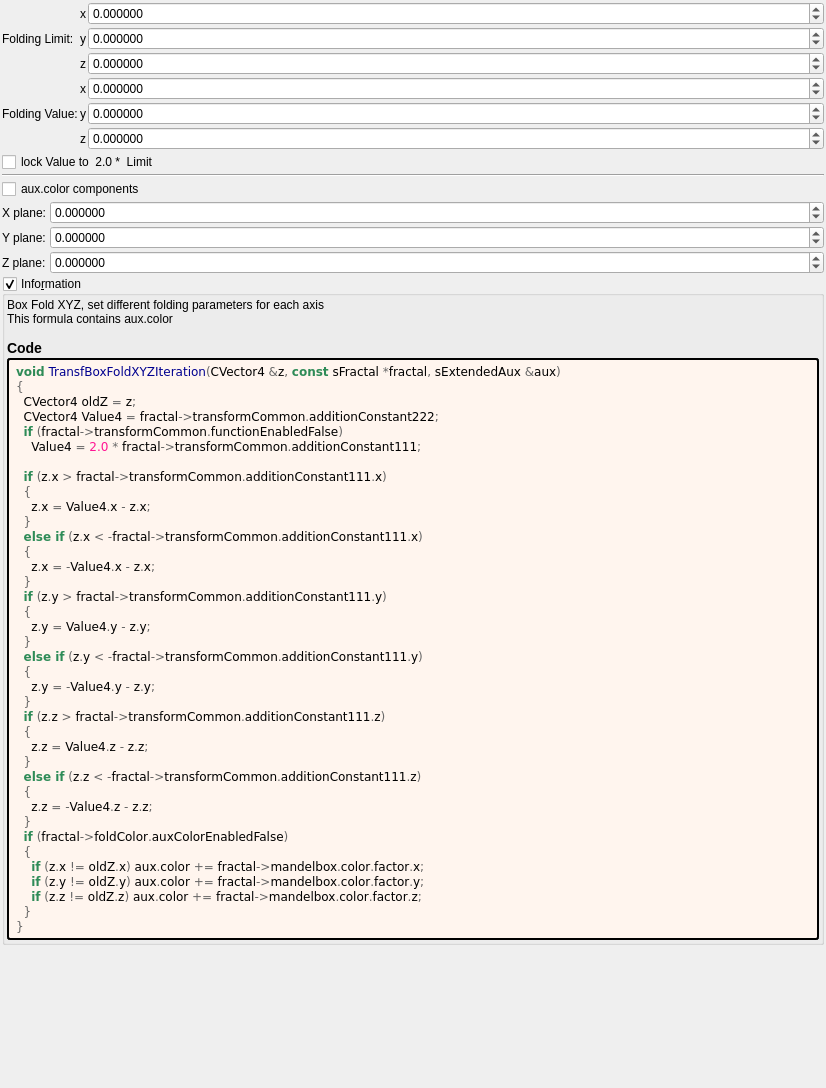
<?xml version="1.0" encoding="UTF-8"?>
<ui version="4.0">
 <class>transf_box_fold_xyz</class>
 <widget class="QWidget" name="Form">
  <property name="geometry">
   <rect>
    <x>0</x>
    <y>0</y>
    <width>826</width>
    <height>1088</height>
   </rect>
  </property>
  <property name="windowTitle">
   <string notr="true">transf_box_fold_xyz</string>
  </property>
  <layout class="QVBoxLayout" name="verticalLayout">
   <property name="spacing">
    <number>2</number>
   </property>
   <property name="leftMargin">
    <number>2</number>
   </property>
   <property name="topMargin">
    <number>2</number>
   </property>
   <property name="rightMargin">
    <number>2</number>
   </property>
   <property name="bottomMargin">
    <number>2</number>
   </property>
   <item>
    <layout class="QGridLayout" name="gridLayout_61" columnstretch="0,0,0,1">
     <property name="spacing">
      <number>2</number>
     </property>
     <item row="0" column="2">
      <widget class="QLabel" name="label_167">
       <property name="text">
        <string notr="true">x</string>
       </property>
      </widget>
     </item>
     <item row="1" column="1">
      <widget class="QLabel" name="label_185">
       <property name="text">
        <string>Folding Limit:</string>
       </property>
      </widget>
     </item>
     <item row="0" column="3">
      <widget class="MyDoubleSpinBox" name="spinbox3_transf_addition_constant_111_x">
       <property name="sizePolicy">
        <sizepolicy hsizetype="Minimum" vsizetype="Maximum">
         <horstretch>0</horstretch>
         <verstretch>0</verstretch>
        </sizepolicy>
       </property>
       <property name="prefix">
        <string/>
       </property>
       <property name="suffix">
        <string/>
       </property>
       <property name="decimals">
        <number>6</number>
       </property>
       <property name="minimum">
        <double>-99.989999999999995</double>
       </property>
       <property name="maximum">
        <double>99.989999999999995</double>
       </property>
       <property name="singleStep">
        <double>0.100000000000000</double>
       </property>
      </widget>
     </item>
     <item row="2" column="3">
      <widget class="MyDoubleSpinBox" name="spinbox3_transf_addition_constant_111_z">
       <property name="sizePolicy">
        <sizepolicy hsizetype="Minimum" vsizetype="Maximum">
         <horstretch>0</horstretch>
         <verstretch>0</verstretch>
        </sizepolicy>
       </property>
       <property name="prefix">
        <string/>
       </property>
       <property name="suffix">
        <string/>
       </property>
       <property name="decimals">
        <number>6</number>
       </property>
       <property name="minimum">
        <double>-99.989999999999995</double>
       </property>
       <property name="maximum">
        <double>99.989999999999995</double>
       </property>
       <property name="singleStep">
        <double>0.100000000000000</double>
       </property>
      </widget>
     </item>
     <item row="4" column="1">
      <widget class="QLabel" name="label_189">
       <property name="text">
        <string>Folding Value:</string>
       </property>
      </widget>
     </item>
     <item row="5" column="3">
      <widget class="MyDoubleSpinBox" name="spinbox3_transf_addition_constant_222_z">
       <property name="sizePolicy">
        <sizepolicy hsizetype="Minimum" vsizetype="Maximum">
         <horstretch>0</horstretch>
         <verstretch>0</verstretch>
        </sizepolicy>
       </property>
       <property name="prefix">
        <string/>
       </property>
       <property name="suffix">
        <string/>
       </property>
       <property name="decimals">
        <number>6</number>
       </property>
       <property name="minimum">
        <double>-99.989999999999995</double>
       </property>
       <property name="maximum">
        <double>99.989999999999995</double>
       </property>
       <property name="singleStep">
        <double>0.100000000000000</double>
       </property>
      </widget>
     </item>
     <item row="1" column="2">
      <widget class="QLabel" name="label_165">
       <property name="text">
        <string notr="true">y</string>
       </property>
      </widget>
     </item>
     <item row="4" column="2">
      <widget class="QLabel" name="label_162">
       <property name="text">
        <string notr="true">y</string>
       </property>
      </widget>
     </item>
     <item row="3" column="3">
      <widget class="MyDoubleSpinBox" name="spinbox3_transf_addition_constant_222_x">
       <property name="sizePolicy">
        <sizepolicy hsizetype="Minimum" vsizetype="Maximum">
         <horstretch>0</horstretch>
         <verstretch>0</verstretch>
        </sizepolicy>
       </property>
       <property name="prefix">
        <string/>
       </property>
       <property name="suffix">
        <string/>
       </property>
       <property name="decimals">
        <number>6</number>
       </property>
       <property name="minimum">
        <double>-99.989999999999995</double>
       </property>
       <property name="maximum">
        <double>99.989999999999995</double>
       </property>
       <property name="singleStep">
        <double>0.100000000000000</double>
       </property>
      </widget>
     </item>
     <item row="3" column="2">
      <widget class="QLabel" name="label_160">
       <property name="text">
        <string notr="true">x</string>
       </property>
      </widget>
     </item>
     <item row="5" column="2">
      <widget class="QLabel" name="label_163">
       <property name="text">
        <string notr="true">z</string>
       </property>
      </widget>
     </item>
     <item row="4" column="3">
      <widget class="MyDoubleSpinBox" name="spinbox3_transf_addition_constant_222_y">
       <property name="sizePolicy">
        <sizepolicy hsizetype="Minimum" vsizetype="Maximum">
         <horstretch>0</horstretch>
         <verstretch>0</verstretch>
        </sizepolicy>
       </property>
       <property name="prefix">
        <string/>
       </property>
       <property name="suffix">
        <string/>
       </property>
       <property name="decimals">
        <number>6</number>
       </property>
       <property name="minimum">
        <double>-99.989999999999995</double>
       </property>
       <property name="maximum">
        <double>99.989999999999995</double>
       </property>
       <property name="singleStep">
        <double>0.100000000000000</double>
       </property>
      </widget>
     </item>
     <item row="2" column="2">
      <widget class="QLabel" name="label_161">
       <property name="text">
        <string notr="true">z</string>
       </property>
      </widget>
     </item>
     <item row="1" column="3">
      <widget class="MyDoubleSpinBox" name="spinbox3_transf_addition_constant_111_y">
       <property name="sizePolicy">
        <sizepolicy hsizetype="Minimum" vsizetype="Maximum">
         <horstretch>0</horstretch>
         <verstretch>0</verstretch>
        </sizepolicy>
       </property>
       <property name="prefix">
        <string/>
       </property>
       <property name="suffix">
        <string/>
       </property>
       <property name="decimals">
        <number>6</number>
       </property>
       <property name="minimum">
        <double>-99.989999999999995</double>
       </property>
       <property name="maximum">
        <double>99.989999999999995</double>
       </property>
       <property name="singleStep">
        <double>0.100000000000000</double>
       </property>
      </widget>
     </item>
    </layout>
   </item>
   <item>
    <widget class="MyCheckBox" name="checkBox_transf_function_enabled_false">
     <property name="text">
      <string notr="true">lock Value to  2.0 *  Limit</string>
     </property>
    </widget>
   </item>
   <item>
    <widget class="Line" name="line_30">
     <property name="orientation">
      <enum>Qt::Horizontal</enum>
     </property>
    </widget>
   </item>
   <item>
    <layout class="QGridLayout" name="gridLayout_13" columnstretch="0,0,1">
     <property name="spacing">
      <number>2</number>
     </property>
     <item row="5" column="2">
      <widget class="MyDoubleSpinBox" name="spinbox3_mandelbox_color_z">
       <property name="sizePolicy">
        <sizepolicy hsizetype="Minimum" vsizetype="Maximum">
         <horstretch>0</horstretch>
         <verstretch>0</verstretch>
        </sizepolicy>
       </property>
       <property name="prefix">
        <string/>
       </property>
       <property name="suffix">
        <string/>
       </property>
       <property name="decimals">
        <number>6</number>
       </property>
       <property name="minimum">
        <double>-100.000000000000000</double>
       </property>
       <property name="maximum">
        <double>100.000000000000000</double>
       </property>
       <property name="singleStep">
        <double>0.100000000000000</double>
       </property>
      </widget>
     </item>
     <item row="3" column="0">
      <widget class="QLabel" name="label_25">
       <property name="text">
        <string>X plane:</string>
       </property>
      </widget>
     </item>
     <item row="3" column="2">
      <widget class="MyDoubleSpinBox" name="spinbox3_mandelbox_color_x">
       <property name="sizePolicy">
        <sizepolicy hsizetype="Minimum" vsizetype="Maximum">
         <horstretch>0</horstretch>
         <verstretch>0</verstretch>
        </sizepolicy>
       </property>
       <property name="prefix">
        <string/>
       </property>
       <property name="suffix">
        <string/>
       </property>
       <property name="decimals">
        <number>6</number>
       </property>
       <property name="minimum">
        <double>-100.000000000000000</double>
       </property>
       <property name="maximum">
        <double>100.000000000000000</double>
       </property>
       <property name="singleStep">
        <double>0.100000000000000</double>
       </property>
      </widget>
     </item>
     <item row="4" column="0">
      <widget class="QLabel" name="label_26">
       <property name="text">
        <string>Y plane:</string>
       </property>
      </widget>
     </item>
     <item row="5" column="0">
      <widget class="QLabel" name="label_30">
       <property name="text">
        <string>Z plane:</string>
       </property>
      </widget>
     </item>
     <item row="4" column="2">
      <widget class="MyDoubleSpinBox" name="spinbox3_mandelbox_color_y">
       <property name="sizePolicy">
        <sizepolicy hsizetype="Minimum" vsizetype="Maximum">
         <horstretch>0</horstretch>
         <verstretch>0</verstretch>
        </sizepolicy>
       </property>
       <property name="prefix">
        <string/>
       </property>
       <property name="suffix">
        <string/>
       </property>
       <property name="decimals">
        <number>6</number>
       </property>
       <property name="minimum">
        <double>-100.000000000000000</double>
       </property>
       <property name="maximum">
        <double>100.000000000000000</double>
       </property>
       <property name="singleStep">
        <double>0.100000000000000</double>
       </property>
      </widget>
     </item>
     <item row="2" column="0" colspan="3">
      <widget class="MyCheckBox" name="checkBox_fold_color_aux_color_enabled_false">
       <property name="text">
        <string notr="true">aux.color components</string>
       </property>
      </widget>
     </item>
    </layout>
   </item>
   <item>
    <widget class="MyGroupBox" name="groupCheck_info">
     <property name="title">
      <string>Info&amp;rmation</string>
     </property>
     <property name="flat">
      <bool>false</bool>
     </property>
     <property name="checkable">
      <bool>true</bool>
     </property>
     <layout class="QVBoxLayout" name="verticalLayout_2">
      <property name="spacing">
       <number>2</number>
      </property>
      <property name="leftMargin">
       <number>2</number>
      </property>
      <property name="topMargin">
       <number>2</number>
      </property>
      <property name="rightMargin">
       <number>2</number>
      </property>
      <property name="bottomMargin">
       <number>2</number>
      </property>
      <item>
       <widget class="QLabel" name="label_information_general">
        <property name="text">
         <string notr="true">&lt;p&gt;Box Fold XYZ, set different folding parameters for each axis&lt;br&gt;This formula contains aux.color&lt;/p&gt;&lt;table&gt;
&lt;/table&gt;
&lt;h3&gt;Code&lt;/h3&gt;</string>
        </property>
        <property name="wordWrap">
         <bool>true</bool>
        </property>
        <property name="openExternalLinks">
         <bool>true</bool>
        </property>
        <property name="textInteractionFlags">
         <set>Qt::LinksAccessibleByMouse|Qt::TextSelectableByMouse</set>
        </property>
       </widget>
      </item>
      <item>
       <widget class="QLabel" name="label_code_content">
        <property name="styleSheet">
         <string notr="true">border-style: outset; border-width: 2px; border-radius: 3px; border-color: black; background-color: #fff5ee; padding: 4px;</string>
        </property>
        <property name="text">
         <string notr="true">&lt;body style=&quot;background-color:#fff5ee&quot;&gt;
&lt;pre style=&quot;color:#000000; background-color:#fff5ee;  font-family:'Courier New',monospace;&quot;&gt;&lt;span style=&quot;color:#2e8b57; font-weight:bold&quot;&gt;void&lt;/span&gt; &lt;span style=&quot;color:#00008f&quot;&gt;TransfBoxFoldXYZIteration&lt;/span&gt;&lt;span style=&quot;color:#676767&quot;&gt;(&lt;/span&gt;CVector4 &lt;span style=&quot;color:#676767&quot;&gt;&amp;amp;&lt;/span&gt;z&lt;span style=&quot;color:#676767&quot;&gt;,&lt;/span&gt; &lt;span style=&quot;color:#2e8b57; font-weight:bold&quot;&gt;const&lt;/span&gt; sFractal &lt;span style=&quot;color:#676767&quot;&gt;*&lt;/span&gt;fractal&lt;span style=&quot;color:#676767&quot;&gt;,&lt;/span&gt; sExtendedAux &lt;span style=&quot;color:#676767&quot;&gt;&amp;amp;&lt;/span&gt;aux&lt;span style=&quot;color:#676767&quot;&gt;)&lt;/span&gt;
&lt;span style=&quot;color:#676767&quot;&gt;{&lt;/span&gt;
  CVector4 oldZ &lt;span style=&quot;color:#676767&quot;&gt;=&lt;/span&gt; z&lt;span style=&quot;color:#676767&quot;&gt;;&lt;/span&gt;
  CVector4 Value4 &lt;span style=&quot;color:#676767&quot;&gt;=&lt;/span&gt; fractal&lt;span style=&quot;color:#676767&quot;&gt;-&amp;gt;&lt;/span&gt;transformCommon&lt;span style=&quot;color:#676767&quot;&gt;.&lt;/span&gt;additionConstant222&lt;span style=&quot;color:#676767&quot;&gt;;&lt;/span&gt;
  &lt;span style=&quot;color:#2e8b57; font-weight:bold&quot;&gt;if&lt;/span&gt; &lt;span style=&quot;color:#676767&quot;&gt;(&lt;/span&gt;fractal&lt;span style=&quot;color:#676767&quot;&gt;-&amp;gt;&lt;/span&gt;transformCommon&lt;span style=&quot;color:#676767&quot;&gt;.&lt;/span&gt;functionEnabledFalse&lt;span style=&quot;color:#676767&quot;&gt;)&lt;/span&gt;
    Value4 &lt;span style=&quot;color:#676767&quot;&gt;=&lt;/span&gt; &lt;span style=&quot;color:#ff1493&quot;&gt;2.0&lt;/span&gt; &lt;span style=&quot;color:#676767&quot;&gt;*&lt;/span&gt; fractal&lt;span style=&quot;color:#676767&quot;&gt;-&amp;gt;&lt;/span&gt;transformCommon&lt;span style=&quot;color:#676767&quot;&gt;.&lt;/span&gt;additionConstant111&lt;span style=&quot;color:#676767&quot;&gt;;&lt;/span&gt;

  &lt;span style=&quot;color:#2e8b57; font-weight:bold&quot;&gt;if&lt;/span&gt; &lt;span style=&quot;color:#676767&quot;&gt;(&lt;/span&gt;z&lt;span style=&quot;color:#676767&quot;&gt;.&lt;/span&gt;x &lt;span style=&quot;color:#676767&quot;&gt;&amp;gt;&lt;/span&gt; fractal&lt;span style=&quot;color:#676767&quot;&gt;-&amp;gt;&lt;/span&gt;transformCommon&lt;span style=&quot;color:#676767&quot;&gt;.&lt;/span&gt;additionConstant111&lt;span style=&quot;color:#676767&quot;&gt;.&lt;/span&gt;x&lt;span style=&quot;color:#676767&quot;&gt;)&lt;/span&gt;
  &lt;span style=&quot;color:#676767&quot;&gt;{&lt;/span&gt;
    z&lt;span style=&quot;color:#676767&quot;&gt;.&lt;/span&gt;x &lt;span style=&quot;color:#676767&quot;&gt;=&lt;/span&gt; Value4&lt;span style=&quot;color:#676767&quot;&gt;.&lt;/span&gt;x &lt;span style=&quot;color:#676767&quot;&gt;-&lt;/span&gt; z&lt;span style=&quot;color:#676767&quot;&gt;.&lt;/span&gt;x&lt;span style=&quot;color:#676767&quot;&gt;;&lt;/span&gt;
  &lt;span style=&quot;color:#676767&quot;&gt;}&lt;/span&gt;
  &lt;span style=&quot;color:#2e8b57; font-weight:bold&quot;&gt;else if&lt;/span&gt; &lt;span style=&quot;color:#676767&quot;&gt;(&lt;/span&gt;z&lt;span style=&quot;color:#676767&quot;&gt;.&lt;/span&gt;x &lt;span style=&quot;color:#676767&quot;&gt;&amp;lt; -&lt;/span&gt;fractal&lt;span style=&quot;color:#676767&quot;&gt;-&amp;gt;&lt;/span&gt;transformCommon&lt;span style=&quot;color:#676767&quot;&gt;.&lt;/span&gt;additionConstant111&lt;span style=&quot;color:#676767&quot;&gt;.&lt;/span&gt;x&lt;span style=&quot;color:#676767&quot;&gt;)&lt;/span&gt;
  &lt;span style=&quot;color:#676767&quot;&gt;{&lt;/span&gt;
    z&lt;span style=&quot;color:#676767&quot;&gt;.&lt;/span&gt;x &lt;span style=&quot;color:#676767&quot;&gt;= -&lt;/span&gt;Value4&lt;span style=&quot;color:#676767&quot;&gt;.&lt;/span&gt;x &lt;span style=&quot;color:#676767&quot;&gt;-&lt;/span&gt; z&lt;span style=&quot;color:#676767&quot;&gt;.&lt;/span&gt;x&lt;span style=&quot;color:#676767&quot;&gt;;&lt;/span&gt;
  &lt;span style=&quot;color:#676767&quot;&gt;}&lt;/span&gt;
  &lt;span style=&quot;color:#2e8b57; font-weight:bold&quot;&gt;if&lt;/span&gt; &lt;span style=&quot;color:#676767&quot;&gt;(&lt;/span&gt;z&lt;span style=&quot;color:#676767&quot;&gt;.&lt;/span&gt;y &lt;span style=&quot;color:#676767&quot;&gt;&amp;gt;&lt;/span&gt; fractal&lt;span style=&quot;color:#676767&quot;&gt;-&amp;gt;&lt;/span&gt;transformCommon&lt;span style=&quot;color:#676767&quot;&gt;.&lt;/span&gt;additionConstant111&lt;span style=&quot;color:#676767&quot;&gt;.&lt;/span&gt;y&lt;span style=&quot;color:#676767&quot;&gt;)&lt;/span&gt;
  &lt;span style=&quot;color:#676767&quot;&gt;{&lt;/span&gt;
    z&lt;span style=&quot;color:#676767&quot;&gt;.&lt;/span&gt;y &lt;span style=&quot;color:#676767&quot;&gt;=&lt;/span&gt; Value4&lt;span style=&quot;color:#676767&quot;&gt;.&lt;/span&gt;y &lt;span style=&quot;color:#676767&quot;&gt;-&lt;/span&gt; z&lt;span style=&quot;color:#676767&quot;&gt;.&lt;/span&gt;y&lt;span style=&quot;color:#676767&quot;&gt;;&lt;/span&gt;
  &lt;span style=&quot;color:#676767&quot;&gt;}&lt;/span&gt;
  &lt;span style=&quot;color:#2e8b57; font-weight:bold&quot;&gt;else if&lt;/span&gt; &lt;span style=&quot;color:#676767&quot;&gt;(&lt;/span&gt;z&lt;span style=&quot;color:#676767&quot;&gt;.&lt;/span&gt;y &lt;span style=&quot;color:#676767&quot;&gt;&amp;lt; -&lt;/span&gt;fractal&lt;span style=&quot;color:#676767&quot;&gt;-&amp;gt;&lt;/span&gt;transformCommon&lt;span style=&quot;color:#676767&quot;&gt;.&lt;/span&gt;additionConstant111&lt;span style=&quot;color:#676767&quot;&gt;.&lt;/span&gt;y&lt;span style=&quot;color:#676767&quot;&gt;)&lt;/span&gt;
  &lt;span style=&quot;color:#676767&quot;&gt;{&lt;/span&gt;
    z&lt;span style=&quot;color:#676767&quot;&gt;.&lt;/span&gt;y &lt;span style=&quot;color:#676767&quot;&gt;= -&lt;/span&gt;Value4&lt;span style=&quot;color:#676767&quot;&gt;.&lt;/span&gt;y &lt;span style=&quot;color:#676767&quot;&gt;-&lt;/span&gt; z&lt;span style=&quot;color:#676767&quot;&gt;.&lt;/span&gt;y&lt;span style=&quot;color:#676767&quot;&gt;;&lt;/span&gt;
  &lt;span style=&quot;color:#676767&quot;&gt;}&lt;/span&gt;
  &lt;span style=&quot;color:#2e8b57; font-weight:bold&quot;&gt;if&lt;/span&gt; &lt;span style=&quot;color:#676767&quot;&gt;(&lt;/span&gt;z&lt;span style=&quot;color:#676767&quot;&gt;.&lt;/span&gt;z &lt;span style=&quot;color:#676767&quot;&gt;&amp;gt;&lt;/span&gt; fractal&lt;span style=&quot;color:#676767&quot;&gt;-&amp;gt;&lt;/span&gt;transformCommon&lt;span style=&quot;color:#676767&quot;&gt;.&lt;/span&gt;additionConstant111&lt;span style=&quot;color:#676767&quot;&gt;.&lt;/span&gt;z&lt;span style=&quot;color:#676767&quot;&gt;)&lt;/span&gt;
  &lt;span style=&quot;color:#676767&quot;&gt;{&lt;/span&gt;
    z&lt;span style=&quot;color:#676767&quot;&gt;.&lt;/span&gt;z &lt;span style=&quot;color:#676767&quot;&gt;=&lt;/span&gt; Value4&lt;span style=&quot;color:#676767&quot;&gt;.&lt;/span&gt;z &lt;span style=&quot;color:#676767&quot;&gt;-&lt;/span&gt; z&lt;span style=&quot;color:#676767&quot;&gt;.&lt;/span&gt;z&lt;span style=&quot;color:#676767&quot;&gt;;&lt;/span&gt;
  &lt;span style=&quot;color:#676767&quot;&gt;}&lt;/span&gt;
  &lt;span style=&quot;color:#2e8b57; font-weight:bold&quot;&gt;else if&lt;/span&gt; &lt;span style=&quot;color:#676767&quot;&gt;(&lt;/span&gt;z&lt;span style=&quot;color:#676767&quot;&gt;.&lt;/span&gt;z &lt;span style=&quot;color:#676767&quot;&gt;&amp;lt; -&lt;/span&gt;fractal&lt;span style=&quot;color:#676767&quot;&gt;-&amp;gt;&lt;/span&gt;transformCommon&lt;span style=&quot;color:#676767&quot;&gt;.&lt;/span&gt;additionConstant111&lt;span style=&quot;color:#676767&quot;&gt;.&lt;/span&gt;z&lt;span style=&quot;color:#676767&quot;&gt;)&lt;/span&gt;
  &lt;span style=&quot;color:#676767&quot;&gt;{&lt;/span&gt;
    z&lt;span style=&quot;color:#676767&quot;&gt;.&lt;/span&gt;z &lt;span style=&quot;color:#676767&quot;&gt;= -&lt;/span&gt;Value4&lt;span style=&quot;color:#676767&quot;&gt;.&lt;/span&gt;z &lt;span style=&quot;color:#676767&quot;&gt;-&lt;/span&gt; z&lt;span style=&quot;color:#676767&quot;&gt;.&lt;/span&gt;z&lt;span style=&quot;color:#676767&quot;&gt;;&lt;/span&gt;
  &lt;span style=&quot;color:#676767&quot;&gt;}&lt;/span&gt;
  &lt;span style=&quot;color:#2e8b57; font-weight:bold&quot;&gt;if&lt;/span&gt; &lt;span style=&quot;color:#676767&quot;&gt;(&lt;/span&gt;fractal&lt;span style=&quot;color:#676767&quot;&gt;-&amp;gt;&lt;/span&gt;foldColor&lt;span style=&quot;color:#676767&quot;&gt;.&lt;/span&gt;auxColorEnabledFalse&lt;span style=&quot;color:#676767&quot;&gt;)&lt;/span&gt;
  &lt;span style=&quot;color:#676767&quot;&gt;{&lt;/span&gt;
    &lt;span style=&quot;color:#2e8b57; font-weight:bold&quot;&gt;if&lt;/span&gt; &lt;span style=&quot;color:#676767&quot;&gt;(&lt;/span&gt;z&lt;span style=&quot;color:#676767&quot;&gt;.&lt;/span&gt;x &lt;span style=&quot;color:#676767&quot;&gt;!=&lt;/span&gt; oldZ&lt;span style=&quot;color:#676767&quot;&gt;.&lt;/span&gt;x&lt;span style=&quot;color:#676767&quot;&gt;)&lt;/span&gt; aux&lt;span style=&quot;color:#676767&quot;&gt;.&lt;/span&gt;color &lt;span style=&quot;color:#676767&quot;&gt;+=&lt;/span&gt; fractal&lt;span style=&quot;color:#676767&quot;&gt;-&amp;gt;&lt;/span&gt;mandelbox&lt;span style=&quot;color:#676767&quot;&gt;.&lt;/span&gt;color&lt;span style=&quot;color:#676767&quot;&gt;.&lt;/span&gt;factor&lt;span style=&quot;color:#676767&quot;&gt;.&lt;/span&gt;x&lt;span style=&quot;color:#676767&quot;&gt;;&lt;/span&gt;
    &lt;span style=&quot;color:#2e8b57; font-weight:bold&quot;&gt;if&lt;/span&gt; &lt;span style=&quot;color:#676767&quot;&gt;(&lt;/span&gt;z&lt;span style=&quot;color:#676767&quot;&gt;.&lt;/span&gt;y &lt;span style=&quot;color:#676767&quot;&gt;!=&lt;/span&gt; oldZ&lt;span style=&quot;color:#676767&quot;&gt;.&lt;/span&gt;y&lt;span style=&quot;color:#676767&quot;&gt;)&lt;/span&gt; aux&lt;span style=&quot;color:#676767&quot;&gt;.&lt;/span&gt;color &lt;span style=&quot;color:#676767&quot;&gt;+=&lt;/span&gt; fractal&lt;span style=&quot;color:#676767&quot;&gt;-&amp;gt;&lt;/span&gt;mandelbox&lt;span style=&quot;color:#676767&quot;&gt;.&lt;/span&gt;color&lt;span style=&quot;color:#676767&quot;&gt;.&lt;/span&gt;factor&lt;span style=&quot;color:#676767&quot;&gt;.&lt;/span&gt;y&lt;span style=&quot;color:#676767&quot;&gt;;&lt;/span&gt;
    &lt;span style=&quot;color:#2e8b57; font-weight:bold&quot;&gt;if&lt;/span&gt; &lt;span style=&quot;color:#676767&quot;&gt;(&lt;/span&gt;z&lt;span style=&quot;color:#676767&quot;&gt;.&lt;/span&gt;z &lt;span style=&quot;color:#676767&quot;&gt;!=&lt;/span&gt; oldZ&lt;span style=&quot;color:#676767&quot;&gt;.&lt;/span&gt;z&lt;span style=&quot;color:#676767&quot;&gt;)&lt;/span&gt; aux&lt;span style=&quot;color:#676767&quot;&gt;.&lt;/span&gt;color &lt;span style=&quot;color:#676767&quot;&gt;+=&lt;/span&gt; fractal&lt;span style=&quot;color:#676767&quot;&gt;-&amp;gt;&lt;/span&gt;mandelbox&lt;span style=&quot;color:#676767&quot;&gt;.&lt;/span&gt;color&lt;span style=&quot;color:#676767&quot;&gt;.&lt;/span&gt;factor&lt;span style=&quot;color:#676767&quot;&gt;.&lt;/span&gt;z&lt;span style=&quot;color:#676767&quot;&gt;;&lt;/span&gt;
  &lt;span style=&quot;color:#676767&quot;&gt;}&lt;/span&gt;
&lt;span style=&quot;color:#676767&quot;&gt;}&lt;/span&gt;
&lt;/pre&gt;
&lt;/body&gt;</string>
        </property>
        <property name="wordWrap">
         <bool>true</bool>
        </property>
        <property name="openExternalLinks">
         <bool>true</bool>
        </property>
        <property name="textInteractionFlags">
         <set>Qt::LinksAccessibleByMouse|Qt::TextSelectableByMouse</set>
        </property>
       </widget>
      </item>
     </layout>
    </widget>
   </item>
   <item>
    <spacer name="verticalSpacer">
     <property name="orientation">
      <enum>Qt::Vertical</enum>
     </property>
     <property name="sizeHint" stdset="0">
      <size>
       <width>20</width>
       <height>40</height>
      </size>
     </property>
    </spacer>
   </item>
  </layout>
 </widget>
 <customwidgets>
  <customwidget>
   <class>MyDoubleSpinBox</class>
   <extends>QDoubleSpinBox</extends>
   <header>my_double_spin_box.h</header>
  </customwidget>
  <customwidget>
   <class>MyGroupBox</class>
   <extends>QGroupBox</extends>
   <header>my_group_box.h</header>
   <container>1</container>
  </customwidget>
  <customwidget>
   <class>MyCheckBox</class>
   <extends>QCheckBox</extends>
   <header>my_check_box.h</header>
  </customwidget>
 </customwidgets>
 <tabstops>
  <tabstop>spinbox3_transf_addition_constant_111_x</tabstop>
  <tabstop>spinbox3_transf_addition_constant_111_y</tabstop>
  <tabstop>spinbox3_transf_addition_constant_111_z</tabstop>
  <tabstop>spinbox3_transf_addition_constant_222_x</tabstop>
  <tabstop>spinbox3_transf_addition_constant_222_y</tabstop>
  <tabstop>spinbox3_transf_addition_constant_222_z</tabstop>
  <tabstop>groupCheck_info</tabstop>
 </tabstops>
 <resources/>
 <connections>
  <connection>
   <sender>checkBox_transf_function_enabled_false</sender>
   <signal>toggled(bool)</signal>
   <receiver>spinbox3_transf_addition_constant_222_x</receiver>
   <slot>setDisabled(bool)</slot>
   <hints>
    <hint type="sourcelabel">
     <x>12</x>
     <y>179</y>
    </hint>
    <hint type="destinationlabel">
     <x>266</x>
     <y>109</y>
    </hint>
   </hints>
  </connection>
  <connection>
   <sender>checkBox_transf_function_enabled_false</sender>
   <signal>toggled(bool)</signal>
   <receiver>spinbox3_transf_addition_constant_222_z</receiver>
   <slot>setDisabled(bool)</slot>
   <hints>
    <hint type="sourcelabel">
     <x>11</x>
     <y>189</y>
    </hint>
    <hint type="destinationlabel">
     <x>273</x>
     <y>155</y>
    </hint>
   </hints>
  </connection>
  <connection>
   <sender>checkBox_transf_function_enabled_false</sender>
   <signal>toggled(bool)</signal>
   <receiver>spinbox3_transf_addition_constant_222_y</receiver>
   <slot>setDisabled(bool)</slot>
   <hints>
    <hint type="sourcelabel">
     <x>417</x>
     <y>172</y>
    </hint>
    <hint type="destinationlabel">
     <x>417</x>
     <y>128</y>
    </hint>
   </hints>
  </connection>
 </connections>
</ui>
